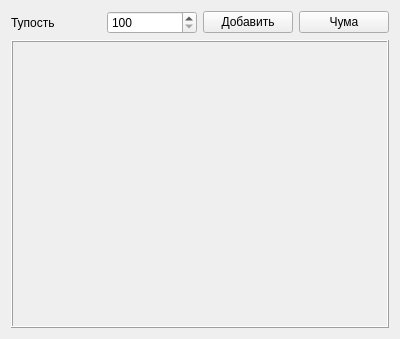
<?xml version="1.0" encoding="UTF-8"?>
<ui version="4.0">
 <class>Field</class>
 <widget class="QWidget" name="Field">
  <property name="geometry">
   <rect>
    <x>0</x>
    <y>0</y>
    <width>400</width>
    <height>339</height>
   </rect>
  </property>
  <property name="windowTitle">
   <string>Form</string>
  </property>
  <layout class="QVBoxLayout" name="verticalLayout">
   <item>
    <layout class="QHBoxLayout" name="horizontalLayout">
     <item>
      <widget class="QLabel" name="label">
       <property name="text">
        <string>Тупость</string>
       </property>
      </widget>
     </item>
     <item>
      <widget class="QSpinBox" name="stupidity">
       <property name="minimum">
        <number>100</number>
       </property>
       <property name="maximum">
        <number>6000</number>
       </property>
       <property name="singleStep">
        <number>100</number>
       </property>
       <property name="value">
        <number>100</number>
       </property>
      </widget>
     </item>
     <item>
      <widget class="QPushButton" name="add">
       <property name="text">
        <string>Добавить</string>
       </property>
      </widget>
     </item>
     <item>
      <widget class="QPushButton" name="plaqueButton">
       <property name="text">
        <string>Чума</string>
       </property>
      </widget>
     </item>
    </layout>
   </item>
   <item>
    <widget class="QFrame" name="frame">
     <property name="sizePolicy">
      <sizepolicy hsizetype="Expanding" vsizetype="Expanding">
       <horstretch>0</horstretch>
       <verstretch>0</verstretch>
      </sizepolicy>
     </property>
     <property name="frameShape">
      <enum>QFrame::Box</enum>
     </property>
     <property name="frameShadow">
      <enum>QFrame::Raised</enum>
     </property>
     <layout class="QGridLayout" name="gridLayout"/>
    </widget>
   </item>
  </layout>
 </widget>
 <resources/>
 <connections/>
</ui>
